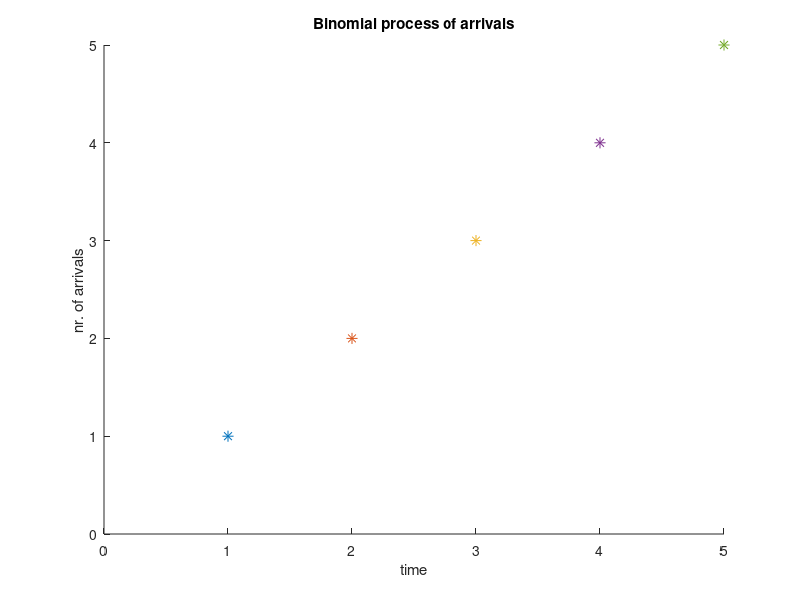

MATLAB code for this plot:
% Simulation of Binomial counting process.
% and illustration of the generated discrete-time process
% with Delta frame size.

clear all
NB = input('length of sample path (in seconds) = ');
p = input('prob. of success (arrival) = ');
X = zeros(1, NB);      % allocate memory for X
X(1) = (rand < p);     % first Bernoulli trial; X nr. of successes

for t = 2 : NB
    X(t) = X(t - 1) + (rand < p);   % count the nr. of successes
end

% illustration
Del = input('frame size (in seconds) = ');
clf
axis([0 NB 0 max(X)]);     % allocate the box for the entire simulated segment

hold on
title('Binomial process of arrivals')
xlabel('time')
ylabel('nr. of arrivals')

for t = 1 : NB
    plot(t, X(t), '*', 'MarkerSize', 8); hold on   % plot each point with '*'
    pause(Del)                                     % to see it in real time
end

hold off
